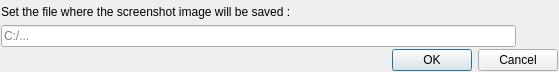
<?xml version="1.0" encoding="UTF-8"?>
<ui version="4.0">
 <class>getImagePathDialog</class>
 <widget class="QDialog" name="getImagePathDialog">
  <property name="geometry">
   <rect>
    <x>0</x>
    <y>0</y>
    <width>559</width>
    <height>72</height>
   </rect>
  </property>
  <property name="windowTitle">
   <string>Set the image file option</string>
  </property>
  <layout class="QVBoxLayout" name="verticalLayout">
   <property name="spacing">
    <number>2</number>
   </property>
   <property name="leftMargin">
    <number>1</number>
   </property>
   <property name="topMargin">
    <number>1</number>
   </property>
   <property name="rightMargin">
    <number>1</number>
   </property>
   <property name="bottomMargin">
    <number>1</number>
   </property>
   <item>
    <widget class="QLabel" name="label">
     <property name="text">
      <string>Set the file where the screenshot image will be saved :</string>
     </property>
    </widget>
   </item>
   <item>
    <layout class="QHBoxLayout" name="horizontalLayout">
     <property name="spacing">
      <number>2</number>
     </property>
     <item>
      <widget class="QLineEdit" name="lineEdit">
       <property name="placeholderText">
        <string>C:/...</string>
       </property>
      </widget>
     </item>
     <item>
      <widget class="QPushButton" name="pushButton">
       <property name="sizePolicy">
        <sizepolicy hsizetype="Fixed" vsizetype="Fixed">
         <horstretch>0</horstretch>
         <verstretch>0</verstretch>
        </sizepolicy>
       </property>
       <property name="toolTip">
        <string>Browse a directory in order to help to set the path...</string>
       </property>
       <property name="icon">
        <iconset resource="../resources.qrc">
         <normaloff>:/img/browseFolder.png</normaloff>:/img/browseFolder.png</iconset>
       </property>
       <property name="flat">
        <bool>true</bool>
       </property>
      </widget>
     </item>
    </layout>
   </item>
   <item>
    <widget class="QDialogButtonBox" name="buttonBox">
     <property name="orientation">
      <enum>Qt::Orientation::Horizontal</enum>
     </property>
     <property name="standardButtons">
      <set>QDialogButtonBox::StandardButton::Cancel|QDialogButtonBox::StandardButton::Ok</set>
     </property>
    </widget>
   </item>
  </layout>
 </widget>
 <resources>
  <include location="../resources.qrc"/>
 </resources>
 <connections>
  <connection>
   <sender>buttonBox</sender>
   <signal>accepted()</signal>
   <receiver>getImagePathDialog</receiver>
   <slot>accept()</slot>
   <hints>
    <hint type="sourcelabel">
     <x>248</x>
     <y>254</y>
    </hint>
    <hint type="destinationlabel">
     <x>157</x>
     <y>274</y>
    </hint>
   </hints>
  </connection>
  <connection>
   <sender>buttonBox</sender>
   <signal>rejected()</signal>
   <receiver>getImagePathDialog</receiver>
   <slot>reject()</slot>
   <hints>
    <hint type="sourcelabel">
     <x>316</x>
     <y>260</y>
    </hint>
    <hint type="destinationlabel">
     <x>286</x>
     <y>274</y>
    </hint>
   </hints>
  </connection>
 </connections>
</ui>
